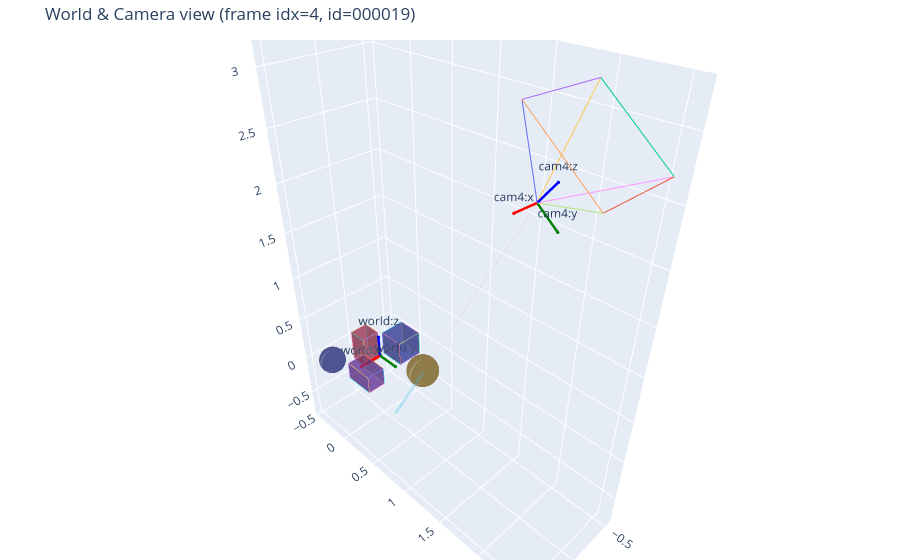

Write notebook code for a chart like this one.
### Code cell
if show_world_interactive:
    from nerflab.viz import plot_world_interactive
    try:
        world = load_world(world_json_path)
        cam = camera_from_loaded_H(batch["H_wc"])  
        idx = max(0, min(idx_frame_render, cam.B - 1))
        title = f"World & Camera view (frame idx={idx}, id={frame_ids[idx]})" if idx is not None else "All cam poses"

        idx_per_pose = torch.tensor([[idx_ray_render]], dtype=torch.long)

        fig, _ = plot_world_interactive(
            world,
            cameras=cam,
            cam_indices=[idx] if idx is not None else "all",
            draw_rays=True,
            draw_samples=True,
            rays_indices=idx_per_pose,
            # rays_per_pose=100,
            samples_deterministic=False,
            ray_alpha=0.25,
            samples_alpha=0.1,
            shape_edge_alpha=1.0,
            shape_face_alpha=0.6,
            set_labels=False,
            title=title,
            save_html=f"{scene_dir}/world_view.html",  # interactive output
            show=True,
        )
        # Optional static preview if you also want a PNG (requires `pip install kaleido`)
        # fig.write_image(f"{scene_dir}/world_view.png", scale=2)
    except Exception as e:
        print("[Warn] World Plotly view skipped due to error:", e)

### Figure 1 — Plotly figure (JSON) as saved in the notebook; plotly's stock layout.template omitted (floating-point values rounded to 4 significant figures; data arrays with more than 128 entries replaced by an {"elided": "..."} marker saying what was removed)
{"data": [{"flatshading": true, "hoverinfo": "skip", "i": [0, 0, 4, 4, 0, 0, 1, 1, 2, 2, 3, 3], "j": [1, 2, 6, 7, 4, 5, 5, 6, 6, 7, 7, 4], "k": [2, 3, 5, 6, 5, 1, 6, 2, 7, 3, 4, 0], "lighting": {"ambient": 0.5, "diffuse": 0.7, "specular": 0.1}, "name": "box", "opacity": 0.6, "type": "mesh3d", "x": [-0.44, -0.16, -0.16, -0.44, -0.44, -0.16, -0.16, -0.44], "y": [-0.14, -0.14, 0.14, 0.14, -0.14, -0.14, 0.14, 0.14], "z": [-0.14, -0.14, -0.14, -0.14, 0.14, 0.14, 0.14, 0.14]}, {"hoverinfo": "skip", "line": {"width": 1}, "mode": "lines", "name": "box-edge", "opacity": 1, "showlegend": false, "type": "scatter3d", "x": [-0.44, -0.16], "y": [-0.14, -0.14], "z": [-0.14, -0.14]}, {"hoverinfo": "skip", "line": {"width": 1}, "mode": "lines", "name": "box-edge", "opacity": 1, "showlegend": false, "type": "scatter3d", "x": [-0.16, -0.16], "y": [-0.14, 0.14], "z": [-0.14, -0.14]}, {"hoverinfo": "skip", "line": {"width": 1}, "mode": "lines", "name": "box-edge", "opacity": 1, "showlegend": false, "type": "scatter3d", "x": [-0.16, -0.44], "y": [0.14, 0.14], "z": [-0.14, -0.14]}, {"hoverinfo": "skip", "line": {"width": 1}, "mode": "lines", "name": "box-edge", "opacity": 1, "showlegend": false, "type": "scatter3d", "x": [-0.44, -0.44], "y": [0.14, -0.14], "z": [-0.14, -0.14]}, {"hoverinfo": "skip", "line": {"width": 1}, "mode": "lines", "name": "box-edge", "opacity": 1, "showlegend": false, "type": "scatter3d", "x": [-0.44, -0.16], "y": [-0.14, -0.14], "z": [0.14, 0.14]}, {"hoverinfo": "skip", "line": {"width": 1}, "mode": "lines", "name": "box-edge", "opacity": 1, "showlegend": false, "type": "scatter3d", "x": [-0.16, -0.16], "y": [-0.14, 0.14], "z": [0.14, 0.14]}, {"hoverinfo": "skip", "line": {"width": 1}, "mode": "lines", "name": "box-edge", "opacity": 1, "showlegend": false, "type": "scatter3d", "x": [-0.16, -0.44], "y": [0.14, 0.14], "z": [0.14, 0.14]}, {"hoverinfo": "skip", "line": {"width": 1}, "mode": "lines", "name": "box-edge", "opacity": 1, "showlegend": false, "type": "scatter3d", "x": [-0.44, -0.44], "y": [0.14, -0.14], "z": [0.14, 0.14]}, {"hoverinfo": "skip", "line": {"width": 1}, "mode": "lines", "name": "box-edge", "opacity": 1, "showlegend": false, "type": "scatter3d", "x": [-0.44, -0.44], "y": [-0.14, -0.14], "z": [-0.14, 0.14]}, {"hoverinfo": "skip", "line": {"width": 1}, "mode": "lines", "name": "box-edge", "opacity": 1, "showlegend": false, "type": "scatter3d", "x": [-0.16, -0.16], "y": [-0.14, -0.14], "z": [-0.14, 0.14]}, {"hoverinfo": "skip", "line": {"width": 1}, "mode": "lines", "name": "box-edge", "opacity": 1, "showlegend": false, "type": "scatter3d", "x": [-0.16, -0.16], "y": [0.14, 0.14], "z": [-0.14, 0.14]}, {"hoverinfo": "skip", "line": {"width": 1}, "mode": "lines", "name": "box-edge", "opacity": 1, "showlegend": false, "type": "scatter3d", "x": [-0.44, -0.44], "y": [0.14, 0.14], "z": [-0.14, 0.14]}, {"flatshading": true, "hoverinfo": "skip", "i": [0, 0, 4, 4, 0, 0, 1, 1, 2, 2, 3, 3], "j": [1, 2, 6, 7, 4, 5, 5, 6, 6, 7, 7, 4], "k": [2, 3, 5, 6, 5, 1, 6, 2, 7, 3, 4, 0], "lighting": {"ambient": 0.5, "diffuse": 0.7, "specular": 0.1}, "name": "box", "opacity": 0.6, "type": "mesh3d", "x": [0.18, 0.38, 0.38, 0.18, 0.18, 0.38, 0.38, 0.18], "y": [-0.04, -0.04, 0.28, 0.28, -0.04, -0.04, 0.28, 0.28], "z": [-0.1, -0.1, -0.1, -0.1, 0.1, 0.1, 0.1, 0.1]}, {"hoverinfo": "skip", "line": {"width": 1}, "mode": "lines", "name": "box-edge", "opacity": 1, "showlegend": false, "type": "scatter3d", "x": [0.18, 0.38], "y": [-0.04, -0.04], "z": [-0.1, -0.1]}, {"hoverinfo": "skip", "line": {"width": 1}, "mode": "lines", "name": "box-edge", "opacity": 1, "showlegend": false, "type": "scatter3d", "x": [0.38, 0.38], "y": [-0.04, 0.28], "z": [-0.1, -0.1]}, {"hoverinfo": "skip", "line": {"width": 1}, "mode": "lines", "name": "box-edge", "opacity": 1, "showlegend": false, "type": "scatter3d", "x": [0.38, 0.18], "y": [0.28, 0.28], "z": [-0.1, -0.1]}, {"hoverinfo": "skip", "line": {"width": 1}, "mode": "lines", "name": "box-edge", "opacity": 1, "showlegend": false, "type": "scatter3d", "x": [0.18, 0.18], "y": [0.28, -0.04], "z": [-0.1, -0.1]}, {"hoverinfo": "skip", "line": {"width": 1}, "mode": "lines", "name": "box-edge", "opacity": 1, "showlegend": false, "type": "scatter3d", "x": [0.18, 0.38], "y": [-0.04, -0.04], "z": [0.1, 0.1]}, {"hoverinfo": "skip", "line": {"width": 1}, "mode": "lines", "name": "box-edge", "opacity": 1, "showlegend": false, "type": "scatter3d", "x": [0.38, 0.38], "y": [-0.04, 0.28], "z": [0.1, 0.1]}, {"hoverinfo": "skip", "line": {"width": 1}, "mode": "lines", "name": "box-edge", "opacity": 1, "showlegend": false, "type": "scatter3d", "x": [0.38, 0.18], "y": [0.28, 0.28], "z": [0.1, 0.1]}, {"hoverinfo": "skip", "line": {"width": 1}, "mode": "lines", "name": "box-edge", "opacity": 1, "showlegend": false, "type": "scatter3d", "x": [0.18, 0.18], "y": [0.28, -0.04], "z": [0.1, 0.1]}, {"hoverinfo": "skip", "line": {"width": 1}, "mode": "lines", "name": "box-edge", "opacity": 1, "showlegend": false, "type": "scatter3d", "x": [0.18, 0.18], "y": [-0.04, -0.04], "z": [-0.1, 0.1]}, {"hoverinfo": "skip", "line": {"width": 1}, "mode": "lines", "name": "box-edge", "opacity": 1, "showlegend": false, "type": "scatter3d", "x": [0.38, 0.38], "y": [-0.04, -0.04], "z": [-0.1, 0.1]}, {"hoverinfo": "skip", "line": {"width": 1}, "mode": "lines", "name": "box-edge", "opacity": 1, "showlegend": false, "type": "scatter3d", "x": [0.38, 0.38], "y": [0.28, 0.28], "z": [-0.1, 0.1]}, {"hoverinfo": "skip", "line": {"width": 1}, "mode": "lines", "name": "box-edge", "opacity": 1, "showlegend": false, "type": "scatter3d", "x": [0.18, 0.18], "y": [0.28, 0.28], "z": [-0.1, 0.1]}, {"flatshading": true, "hoverinfo": "skip", "i": [0, 0, 4, 4, 0, 0, 1, 1, 2, 2, 3, 3], "j": [1, 2, 6, 7, 4, 5, 5, 6, 6, 7, 7, 4], "k": [2, 3, 5, 6, 5, 1, 6, 2, 7, 3, 4, 0], "lighting": {"ambient": 0.5, "diffuse": 0.7, "specular": 0.1}, "name": "box", "opacity": 0.6, "type": "mesh3d", "x": [-0.1, 0.1, 0.1, -0.1, -0.1, 0.1, 0.1, -0.1], "y": [-0.34, -0.34, -0.14, -0.14, -0.34, -0.34, -0.14, -0.14], "z": [-0.18, -0.18, -0.18, -0.18, 0.18, 0.18, 0.18, 0.18]}, {"hoverinfo": "skip", "line": {"width": 1}, "mode": "lines", "name": "box-edge", "opacity": 1, "showlegend": false, "type": "scatter3d", "x": [-0.1, 0.1], "y": [-0.34, -0.34], "z": [-0.18, -0.18]}, {"hoverinfo": "skip", "line": {"width": 1}, "mode": "lines", "name": "box-edge", "opacity": 1, "showlegend": false, "type": "scatter3d", "x": [0.1, 0.1], "y": [-0.34, -0.14], "z": [-0.18, -0.18]}, {"hoverinfo": "skip", "line": {"width": 1}, "mode": "lines", "name": "box-edge", "opacity": 1, "showlegend": false, "type": "scatter3d", "x": [0.1, -0.1], "y": [-0.14, -0.14], "z": [-0.18, -0.18]}, {"hoverinfo": "skip", "line": {"width": 1}, "mode": "lines", "name": "box-edge", "opacity": 1, "showlegend": false, "type": "scatter3d", "x": [-0.1, -0.1], "y": [-0.14, -0.34], "z": [-0.18, -0.18]}, {"hoverinfo": "skip", "line": {"width": 1}, "mode": "lines", "name": "box-edge", "opacity": 1, "showlegend": false, "type": "scatter3d", "x": [-0.1, 0.1], "y": [-0.34, -0.34], "z": [0.18, 0.18]}, {"hoverinfo": "skip", "line": {"width": 1}, "mode": "lines", "name": "box-edge", "opacity": 1, "showlegend": false, "type": "scatter3d", "x": [0.1, 0.1], "y": [-0.34, -0.14], "z": [0.18, 0.18]}, {"hoverinfo": "skip", "line": {"width": 1}, "mode": "lines", "name": "box-edge", "opacity": 1, "showlegend": false, "type": "scatter3d", "x": [0.1, -0.1], "y": [-0.14, -0.14], "z": [0.18, 0.18]}, {"hoverinfo": "skip", "line": {"width": 1}, "mode": "lines", "name": "box-edge", "opacity": 1, "showlegend": false, "type": "scatter3d", "x": [-0.1, -0.1], "y": [-0.14, -0.34], "z": [0.18, 0.18]}, {"hoverinfo": "skip", "line": {"width": 1}, "mode": "lines", "name": "box-edge", "opacity": 1, "showlegend": false, "type": "scatter3d", "x": [-0.1, -0.1], "y": [-0.34, -0.34], "z": [-0.18, 0.18]}, {"hoverinfo": "skip", "line": {"width": 1}, "mode": "lines", "name": "box-edge", "opacity": 1, "showlegend": false, "type": "scatter3d", "x": [0.1, 0.1], "y": [-0.34, -0.34], "z": [-0.18, 0.18]}, {"hoverinfo": "skip", "line": {"width": 1}, "mode": "lines", "name": "box-edge", "opacity": 1, "showlegend": false, "type": "scatter3d", "x": [0.1, 0.1], "y": [-0.14, -0.14], "z": [-0.18, 0.18]}, {"hoverinfo": "skip", "line": {"width": 1}, "mode": "lines", "name": "box-edge", "opacity": 1, "showlegend": false, "type": "scatter3d", "x": [-0.1, -0.1], "y": [-0.14, -0.14], "z": [-0.18, 0.18]}, {"flatshading": true, "hoverinfo": "skip", "i": {"elided": "1482 int values"}, "j": {"elided": "1482 int values"}, "k": {"elided": "1482 int values"}, "lighting": {"ambient": 0.5, "diffuse": 0.7, "specular": 0.1}, "name": "sphere", "opacity": 0.6, "type": "mesh3d", "x": {"elided": "800 float values"}, "y": {"elided": "800 float values"}, "z": {"elided": "800 float values"}}, {"flatshading": true, "hoverinfo": "skip", "i": {"elided": "1482 int values"}, "j": {"elided": "1482 int values"}, "k": {"elided": "1482 int values"}, "lighting": {"ambient": 0.5, "diffuse": 0.7, "specular": 0.1}, "name": "sphere", "opacity": 0.6, "type": "mesh3d", "x": {"elided": "800 float values"}, "y": {"elided": "800 float values"}, "z": {"elided": "800 float values"}}, {"hovertemplate": "world:x axis<extra></extra>", "line": {"color": "red", "width": 5}, "marker": {"color": "red", "size": 2}, "mode": "lines+markers+text", "name": "world:x", "showlegend": false, "text": [null, "world:x"], "textposition": "top center", "type": "scatter3d", "x": [0, 0.25], "y": [0, 0], "z": [0, 0]}, {"hovertemplate": "world:y axis<extra></extra>", "line": {"color": "green", "width": 5}, "marker": {"color": "green", "size": 2}, "mode": "lines+markers+text", "name": "world:y", "showlegend": false, "text": [null, "world:y"], "textposition": "top center", "type": "scatter3d", "x": [0, 0], "y": [0, 0.25], "z": [0, 0]}, {"hovertemplate": "world:z axis<extra></extra>", "line": {"color": "blue", "width": 5}, "marker": {"color": "blue", "size": 2}, "mode": "lines+markers+text", "name": "world:z", "showlegend": false, "text": [null, "world:z"], "textposition": "top center", "type": "scatter3d", "x": [0, 0], "y": [0, 0], "z": [0, 0.25]}, {"hovertemplate": "cam4:x axis<extra></extra>", "line": {"color": "red", "width": 5}, "marker": {"color": "red", "size": 2}, "mode": "lines+markers+text", "name": "cam4:x", "showlegend": false, "text": [null, "cam4:x"], "textposition": "top center", "type": "scatter3d", "x": [-0.1108, 0.139], "y": [1.802, 1.802], "z": [2.396, 2.407]}, {"hovertemplate": "cam4:y axis<extra></extra>", "line": {"color": "green", "width": 5}, "marker": {"color": "green", "size": 2}, "mode": "lines+markers+text", "name": "cam4:y", "showlegend": false, "text": [null, "cam4:y"], "textposition": "top center", "type": "scatter3d", "x": [-0.1108, -0.1038], "y": [1.802, 2.002], "z": [2.396, 2.246]}, {"hovertemplate": "cam4:z axis<extra></extra>", "line": {"color": "blue", "width": 5}, "marker": {"color": "blue", "size": 2}, "mode": "lines+markers+text", "name": "cam4:z", "showlegend": false, "text": [null, "cam4:z"], "textposition": "top center", "type": "scatter3d", "x": [-0.1108, -0.12], "y": [1.802, 1.952], "z": [2.396, 2.595]}, {"hoverinfo": "skip", "line": {"width": 2}, "mode": "lines", "name": "cam4", "opacity": 1, "showlegend": false, "type": "scatter3d", "x": [-0.1108, 0.2783], "y": [1.802, 2.546], "z": [2.396, 2.731]}, {"hoverinfo": "skip", "line": {"width": 2}, "mode": "lines", "name": "cam4", "opacity": 1, "showlegend": false, "type": "scatter3d", "x": [-0.1108, -0.5291], "y": [1.802, 2.546], "z": [2.396, 2.694]}, {"hoverinfo": "skip", "line": {"width": 2}, "mode": "lines", "name": "cam4", "opacity": 1, "showlegend": false, "type": "scatter3d", "x": [-0.1108, -0.5516], "y": [1.802, 1.9], "z": [2.396, 3.179]}, {"hoverinfo": "skip", "line": {"width": 2}, "mode": "lines", "name": "cam4", "opacity": 1, "showlegend": false, "type": "scatter3d", "x": [-0.1108, 0.2559], "y": [1.802, 1.9], "z": [2.396, 3.216]}, {"hoverinfo": "skip", "line": {"width": 2}, "mode": "lines", "name": "cam4", "opacity": 1, "showlegend": false, "type": "scatter3d", "x": [0.2783, -0.5291], "y": [2.546, 2.546], "z": [2.731, 2.694]}, {"hoverinfo": "skip", "line": {"width": 2}, "mode": "lines", "name": "cam4", "opacity": 1, "showlegend": false, "type": "scatter3d", "x": [-0.5291, -0.5516], "y": [2.546, 1.9], "z": [2.694, 3.179]}, {"hoverinfo": "skip", "line": {"width": 2}, "mode": "lines", "name": "cam4", "opacity": 1, "showlegend": false, "type": "scatter3d", "x": [-0.5516, 0.2559], "y": [1.9, 1.9], "z": [3.179, 3.216]}, {"hoverinfo": "skip", "line": {"width": 2}, "mode": "lines", "name": "cam4", "opacity": 1, "showlegend": false, "type": "scatter3d", "x": [0.2559, 0.2783], "y": [1.9, 2.546], "z": [3.216, 2.731]}, {"marker": {"opacity": 0.1, "size": 2}, "mode": "markers", "name": "samples", "showlegend": false, "type": "scatter3d", "x": [-0.02805, -0.02763, -0.02682, -0.02543, -0.02458, -0.02409, -0.02339, -0.02255, -0.02148, -0.02124, -0.02037, -0.01888, -0.01798, -0.01759, -0.01707, -0.01591, -0.0153, -0.01428, -0.01326, -0.01246, -0.01187, -0.01095, -0.01007, -0.009678, -0.008674, -0.007697, -0.007126, -0.00625, -0.005112, -0.004192, -0.003601, -0.002946, -0.00174, -0.001368, -0.0004185, 0.0008865, 0.001396, 0.002171, 0.003101, 0.003684], "y": [0.6523, 0.6465, 0.6353, 0.6159, 0.6042, 0.5974, 0.5876, 0.5759, 0.5611, 0.5577, 0.5456, 0.525, 0.5125, 0.507, 0.4998, 0.4837, 0.4751, 0.461, 0.4468, 0.4357, 0.4275, 0.4148, 0.4024, 0.397, 0.3831, 0.3695, 0.3616, 0.3494, 0.3336, 0.3208, 0.3126, 0.3035, 0.2867, 0.2815, 0.2683, 0.2502, 0.2431, 0.2324, 0.2194, 0.2113], "z": [0.1566, 0.1452, 0.1234, 0.0857, 0.06289, 0.04955, 0.03053, 0.007813, -0.02111, -0.0277, -0.05122, -0.09141, -0.1157, -0.1263, -0.1404, -0.1717, -0.1885, -0.2159, -0.2436, -0.2653, -0.2813, -0.306, -0.3301, -0.3405, -0.3677, -0.3941, -0.4096, -0.4333, -0.4641, -0.489, -0.505, -0.5227, -0.5554, -0.5654, -0.5911, -0.6265, -0.6403, -0.6612, -0.6864, -0.7022]}, {"hoverinfo": "skip", "line": {"width": 0.8}, "mode": "lines", "name": "ray", "opacity": 0.25, "showlegend": false, "type": "scatter3d", "x": [-0.1108, 0.004195], "y": [1.802, 0.2042], "z": [2.396, -0.716]}], "layout": {"margin": {"b": 0, "l": 0, "r": 0, "t": 40}, "scene": {"aspectmode": "data", "xaxis": {"showgrid": true, "title": {"text": ""}}, "yaxis": {"showgrid": true, "title": {"text": ""}}, "zaxis": {"showgrid": true, "title": {"text": ""}}}, "title": {"text": "World & Camera view (frame idx=4, id=000019)"}}}
